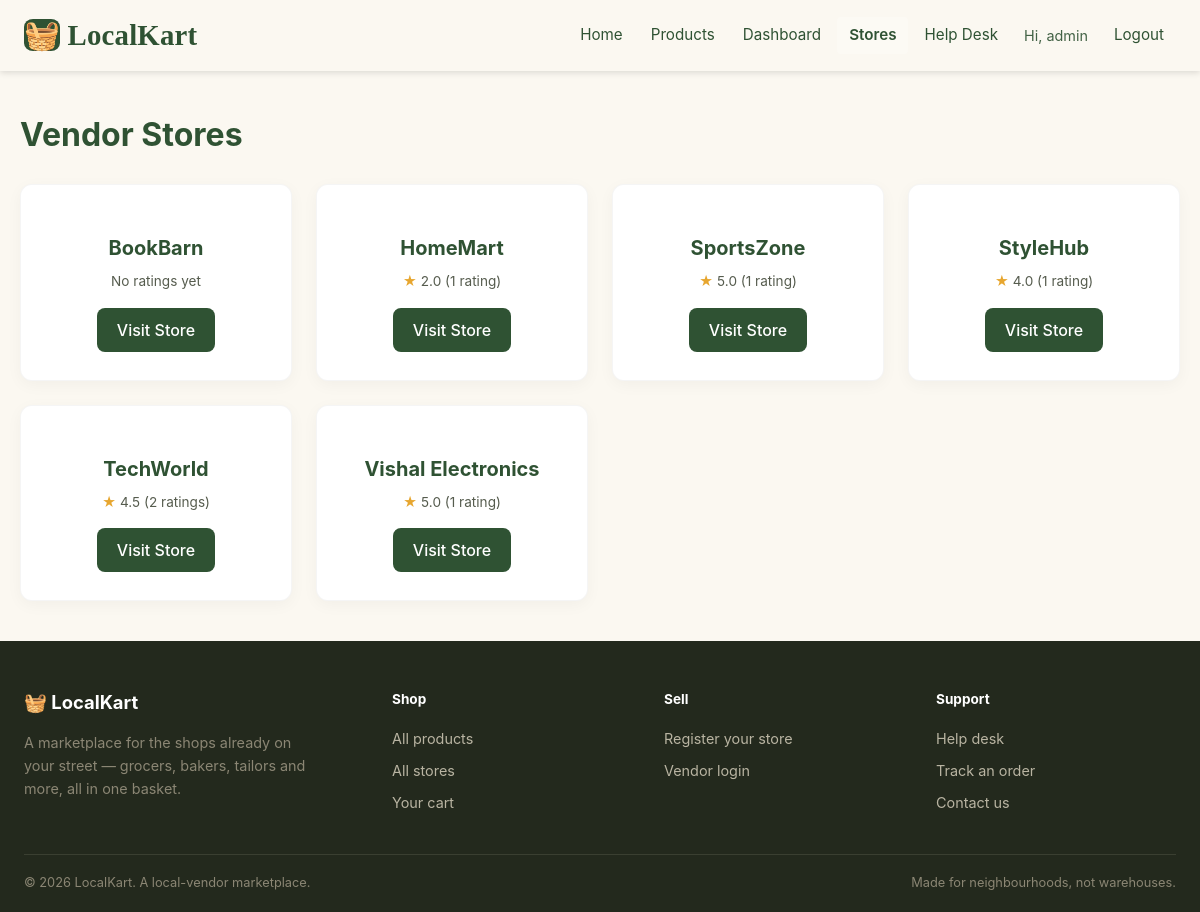
Page /stores.php (signed in) on the committed database.
### tables this page shows
CREATE TABLE IF NOT EXISTS vendors (
    id INT AUTO_INCREMENT PRIMARY KEY,
    user_id INT NOT NULL,
    store_name VARCHAR(100) NOT NULL,
    address TEXT,
    verified BOOLEAN DEFAULT FALSE,
    FOREIGN KEY (user_id) REFERENCES users(id) ON DELETE CASCADE
);

### stores.php (the view, shortened to what this page needs)
<?php
require_once 'config.php';
$stores = [];
$ratingsByVendor = [];
try {
    $stmt = $pdo->query("SELECT id, store_name FROM vendors ORDER BY store_name ASC");
    $stores = $stmt->fetchAll(PDO::FETCH_ASSOC);
    $ratingsByVendor = $pdo->query(
        "SELECT vendor_id, ROUND(AVG(rating), 1) AS avg_rating, COUNT(*) AS total
         FROM vendor_ratings
         GROUP BY vendor_id"
    )->fetchAll(PDO::FETCH_UNIQUE);
} catch (PDOException $e) {
    $error = "Failed to load stores.";
}
?>
<!DOCTYPE html>
<html lang="en">
<head>
</head>
<body>
    <?php include 'partials/header.php'; ?>
    <div class="container">
        <h1>Vendor Stores</h1>
        <div class="store-grid">
            <?php if (!empty($stores)): ?>
                <?php foreach ($stores as $store): ?>
                    <?php $rating = $ratingsByVendor[$store['id']] ?? null; ?>
                    <div class="store">
                        <h3><?= htmlspecialchars($store['store_name']) ?></h3>
                        <div class="store-rating">
                            <?php if ($rating): ?>
                                <span class="star">★</span> <?= $rating['avg_rating'] ?>
                                (<?= $rating['total'] ?> rating<?= $rating['total'] == 1 ? '' : 's' ?>)
                            <?php else: ?>
                                No ratings yet
                            <?php endif; ?>
                        </div>
                        <a href="store.php?id=<?= $store['id'] ?>" class="btn">Visit Store</a>
                    </div>
                <?php endforeach; ?>
            <?php else: ?>
                <p style="color:red;"><?= $error ?? 'No stores available.' ?></p>
            <?php endif; ?>
        </div>
    </div>
    <?php include 'partials/footer.php'; ?>
</body>
</html>

### stores.php (style rules this page uses)
body { font-family: -apple-system, BlinkMacSystemFont, 'Segoe UI', Roboto, Arial, sans-serif; background: #FBF8F1; margin: 0; color: #333; line-height: 1.5; }
.container { max-width: 1200px; margin: 40px auto; padding: 0 20px; }
h1 { color: #2F5233; margin-bottom: 25px; font-size: 2rem; }
.store-grid { display: grid; grid-template-columns: repeat(auto-fit, minmax(260px, 1fr)); gap: 24px; }
.store { background: white; padding: 28px 20px; border-radius: 12px; border: 1px solid rgba(0, 0, 0, 0.04); box-shadow: 0 4px 16px rgba(0, 0, 0, 0.04); text-align: center; transition: transform 0.2s ease, box-shadow 0.2s ease; }
.store h3 { color: #2F5233; margin-bottom: 16px; font-size: 1.25rem; }
.store-rating { color: #565C4E; font-size: 0.85rem; margin: -8px 0 16px; }
.store-rating .star { color: #E7A62F; }
.btn { display: inline-block; padding: 10px 20px; background: #2F5233; color: white; text-decoration: none; border-radius: 8px; font-weight: 500; transition: background 0.2s, transform 0.15s, box-shadow 0.2s; }

### rows in the picture
vendors: store_name "BookBarn", shows "No ratings yet"
vendors: store_name "HomeMart", avg_rating "2.0", total "1"
vendors: store_name "SportsZone", avg_rating "5.0", total "1"
vendors: store_name "StyleHub", avg_rating "4.0", total "1"
vendors: store_name "TechWorld", avg_rating "4.5", total "2"
vendors: store_name "Vishal Electronics", avg_rating "5.0", total "1"

### other values in the picture
$_SESSION['username'] "admin"
